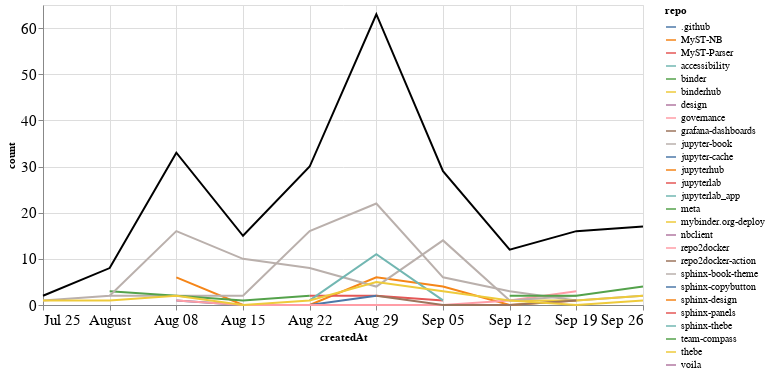

Here is the notebook cell this chart was saved with:
### Markdown cell above
### Comments

### Code cell
comments_time = comments.groupby('repo').resample('W', on='createdAt').count()['author'].reset_index()
comments_time = comments_time.rename(columns={'author': 'count'})
comments_time_total = comments_time.groupby('createdAt').agg({"count": "sum"}).reset_index()
ch1 = alt.Chart(comments_time, width=600).mark_line().encode(
    x='createdAt',
    y='count',
    color='repo',
    tooltip="repo"
)

ch2 = alt.Chart(comments_time_total, width=600).mark_line(color="black").encode(
    x='createdAt',
    y='count',
)

ch1 + ch2

### Figure 1 — Vega-Lite specification as saved in the notebook (floating-point values rounded to 4 significant figures)
{"config": {"axisLeft": {"labelFontSize": 15}, "axisBottom": {"labelFontSize": 15}}, "layer": [{"data": {"name": "data-c70a61af452fdd05f5eb685e748b2bb5"}, "mark": "line", "encoding": {"color": {"type": "nominal", "field": "repo"}, "tooltip": {"type": "nominal", "field": "repo"}, "x": {"type": "temporal", "field": "createdAt"}, "y": {"type": "quantitative", "field": "count"}}, "width": 600}, {"data": {"name": "data-e23a928c32b366797ef0f99fd7d7199e"}, "mark": {"type": "line", "color": "black"}, "encoding": {"x": {"type": "temporal", "field": "createdAt"}, "y": {"type": "quantitative", "field": "count"}}, "width": 600}], "$schema": "https://vega.github.io/schema/vega-lite/v4.8.1.json", "datasets": {"data-c70a61af452fdd05f5eb685e748b2bb5": [{"repo": ".github", "createdAt": "2021-09-12T00:00:00", "count": 1}, {"repo": "MyST-NB", "createdAt": "2021-08-08T00:00:00", "count": 6}, {"repo": "MyST-NB", "createdAt": "2021-08-15T00:00:00", "count": 0}, {"repo": "MyST-NB", "createdAt": "2021-08-22T00:00:00", "count": 0}, {"repo": "MyST-NB", "createdAt": "2021-08-29T00:00:00", "count": 6}, {"repo": "MyST-NB", "createdAt": "2021-09-05T00:00:00", "count": 4}, {"repo": "MyST-NB", "createdAt": "2021-09-12T00:00:00", "count": 0}, {"repo": "MyST-NB", "createdAt": "2021-09-19T00:00:00", "count": 1}, {"repo": "MyST-Parser", "createdAt": "2021-08-22T00:00:00", "count": 2}, {"repo": "MyST-Parser", "createdAt": "2021-08-29T00:00:00", "count": 2}, {"repo": "MyST-Parser", "createdAt": "2021-09-05T00:00:00", "count": 1}, {"repo": "accessibility", "createdAt": "2021-08-29T00:00:00", "count": 2}, {"repo": "binder", "createdAt": "2021-09-19T00:00:00", "count": 1}, {"repo": "binderhub", "createdAt": "2021-09-26T00:00:00", "count": 7}, {"repo": "design", "createdAt": "2021-08-29T00:00:00", "count": 1}, {"repo": "governance", "createdAt": "2021-09-19T00:00:00", "count": 2}, {"repo": "grafana-dashboards", "createdAt": "2021-08-29T00:00:00", "count": 1}, {"repo": "jupyter-book", "createdAt": "2021-08-01T00:00:00", "count": 2}, {"repo": "jupyter-book", "createdAt": "2021-08-08T00:00:00", "count": 2}, {"repo": "jupyter-book", "createdAt": "2021-08-15T00:00:00", "count": 2}, {"repo": "jupyter-book", "createdAt": "2021-08-22T00:00:00", "count": 16}, {"repo": "jupyter-book", "createdAt": "2021-08-29T00:00:00", "count": 22}, {"repo": "jupyter-book", "createdAt": "2021-09-05T00:00:00", "count": 6}, {"repo": "jupyter-book", "createdAt": "2021-09-12T00:00:00", "count": 3}, {"repo": "jupyter-book", "createdAt": "2021-09-19T00:00:00", "count": 1}, {"repo": "jupyter-book", "createdAt": "2021-09-26T00:00:00", "count": 2}, {"repo": "jupyter-cache", "createdAt": "2021-08-08T00:00:00", "count": 1}, {"repo": "jupyter-cache", "createdAt": "2021-08-15T00:00:00", "count": 0}, {"repo": "jupyter-cache", "createdAt": "2021-08-22T00:00:00", "count": 0}, {"repo": "jupyter-cache", "createdAt": "2021-08-29T00:00:00", "count": 2}, {"repo": "jupyterhub", "createdAt": "2021-08-29T00:00:00", "count": 4}, {"repo": "jupyterlab", "createdAt": "2021-08-15T00:00:00", "count": 2}, {"repo": "jupyterlab_app", "createdAt": "2021-09-26T00:00:00", "count": 1}, {"repo": "meta", "createdAt": "2021-08-01T00:00:00", "count": 3}, {"repo": "meta", "createdAt": "2021-08-08T00:00:00", "count": 2}, {"repo": "meta", "createdAt": "2021-08-15T00:00:00", "count": 1}, {"repo": "meta", "createdAt": "2021-08-22T00:00:00", "count": 2}, {"repo": "mybinder.org-deploy", "createdAt": "2021-09-12T00:00:00", "count": 1}, {"repo": "mybinder.org-deploy", "createdAt": "2021-09-19T00:00:00", "count": 1}, {"repo": "mybinder.org-deploy", "createdAt": "2021-09-26T00:00:00", "count": 2}, {"repo": "nbclient", "createdAt": "2021-09-19T00:00:00", "count": 2}, {"repo": "repo2docker", "createdAt": "2021-08-08T00:00:00", "count": 1}, {"repo": "repo2docker", "createdAt": "2021-08-15T00:00:00", "count": 0}, {"repo": "repo2docker", "createdAt": "2021-08-22T00:00:00", "count": 0}, {"repo": "repo2docker", "createdAt": "2021-08-29T00:00:00", "count": 0}, {"repo": "repo2docker", "createdAt": "2021-09-05T00:00:00", "count": 0}, {"repo": "repo2docker", "createdAt": "2021-09-12T00:00:00", "count": 1}, {"repo": "repo2docker", "createdAt": "2021-09-19T00:00:00", "count": 3}, {"repo": "repo2docker-action", "createdAt": "2021-08-29T00:00:00", "count": 2}, {"repo": "repo2docker-action", "createdAt": "2021-09-05T00:00:00", "count": 0}, {"repo": "repo2docker-action", "createdAt": "2021-09-12T00:00:00", "count": 0}, {"repo": "repo2docker-action", "createdAt": "2021-09-19T00:00:00", "count": 1}, {"repo": "sphinx-book-theme", "createdAt": "2021-07-25T00:00:00", "count": 1}, {"repo": "sphinx-book-theme", "createdAt": "2021-08-01T00:00:00", "count": 2}, {"repo": "sphinx-book-theme", "createdAt": "2021-08-08T00:00:00", "count": 16}, {"repo": "sphinx-book-theme", "createdAt": "2021-08-15T00:00:00", "count": 10}, {"repo": "sphinx-book-theme", "createdAt": "2021-08-22T00:00:00", "count": 8}, {"repo": "sphinx-book-theme", "createdAt": "2021-08-29T00:00:00", "count": 4}, {"repo": "sphinx-book-theme", "createdAt": "2021-09-05T00:00:00", "count": 14}, {"repo": "sphinx-book-theme", "createdAt": "2021-09-12T00:00:00", "count": 1}, {"repo": "sphinx-book-theme", "createdAt": "2021-09-19T00:00:00", "count": 2}, {"repo": "sphinx-copybutton", "createdAt": "2021-08-08T00:00:00", "count": 1}, {"repo": "sphinx-design", "createdAt": "2021-08-08T00:00:00", "count": 2}, {"repo": "sphinx-panels", "createdAt": "2021-08-29T00:00:00", "count": 1}, {"repo": "sphinx-thebe", "createdAt": "2021-08-22T00:00:00", "count": 1}, {"repo": "sphinx-thebe", "createdAt": "2021-08-29T00:00:00", "count": 11}, {"repo": "sphinx-thebe", "createdAt": "2021-09-05T00:00:00", "count": 1}, {"repo": "team-compass", "createdAt": "2021-09-12T00:00:00", "count": 2}, {"repo": "team-compass", "createdAt": "2021-09-19T00:00:00", "count": 2}, {"repo": "team-compass", "createdAt": "2021-09-26T00:00:00", "count": 4}, {"repo": "thebe", "createdAt": "2021-07-25T00:00:00", "count": 1}, {"repo": "thebe", "createdAt": "2021-08-01T00:00:00", "count": 1}, {"repo": "thebe", "createdAt": "2021-08-08T00:00:00", "count": 2}, {"repo": "thebe", "createdAt": "2021-08-15T00:00:00", "count": 0}, {"repo": "thebe", "createdAt": "2021-08-22T00:00:00", "count": 1}, {"repo": "thebe", "createdAt": "2021-08-29T00:00:00", "count": 5}, {"repo": "thebe", "createdAt": "2021-09-05T00:00:00", "count": 3}, {"repo": "thebe", "createdAt": "2021-09-12T00:00:00", "count": 1}, {"repo": "thebe", "createdAt": "2021-09-19T00:00:00", "count": 0}, {"repo": "thebe", "createdAt": "2021-09-26T00:00:00", "count": 1}, {"repo": "voila", "createdAt": "2021-09-12T00:00:00", "count": 2}], "data-e23a928c32b366797ef0f99fd7d7199e": [{"createdAt": "2021-07-25T00:00:00", "count": 2}, {"createdAt": "2021-08-01T00:00:00", "count": 8}, {"createdAt": "2021-08-08T00:00:00", "count": 33}, {"createdAt": "2021-08-15T00:00:00", "count": 15}, {"createdAt": "2021-08-22T00:00:00", "count": 30}, {"createdAt": "2021-08-29T00:00:00", "count": 63}, {"createdAt": "2021-09-05T00:00:00", "count": 29}, {"createdAt": "2021-09-12T00:00:00", "count": 12}, {"createdAt": "2021-09-19T00:00:00", "count": 16}, {"createdAt": "2021-09-26T00:00:00", "count": 17}]}}
